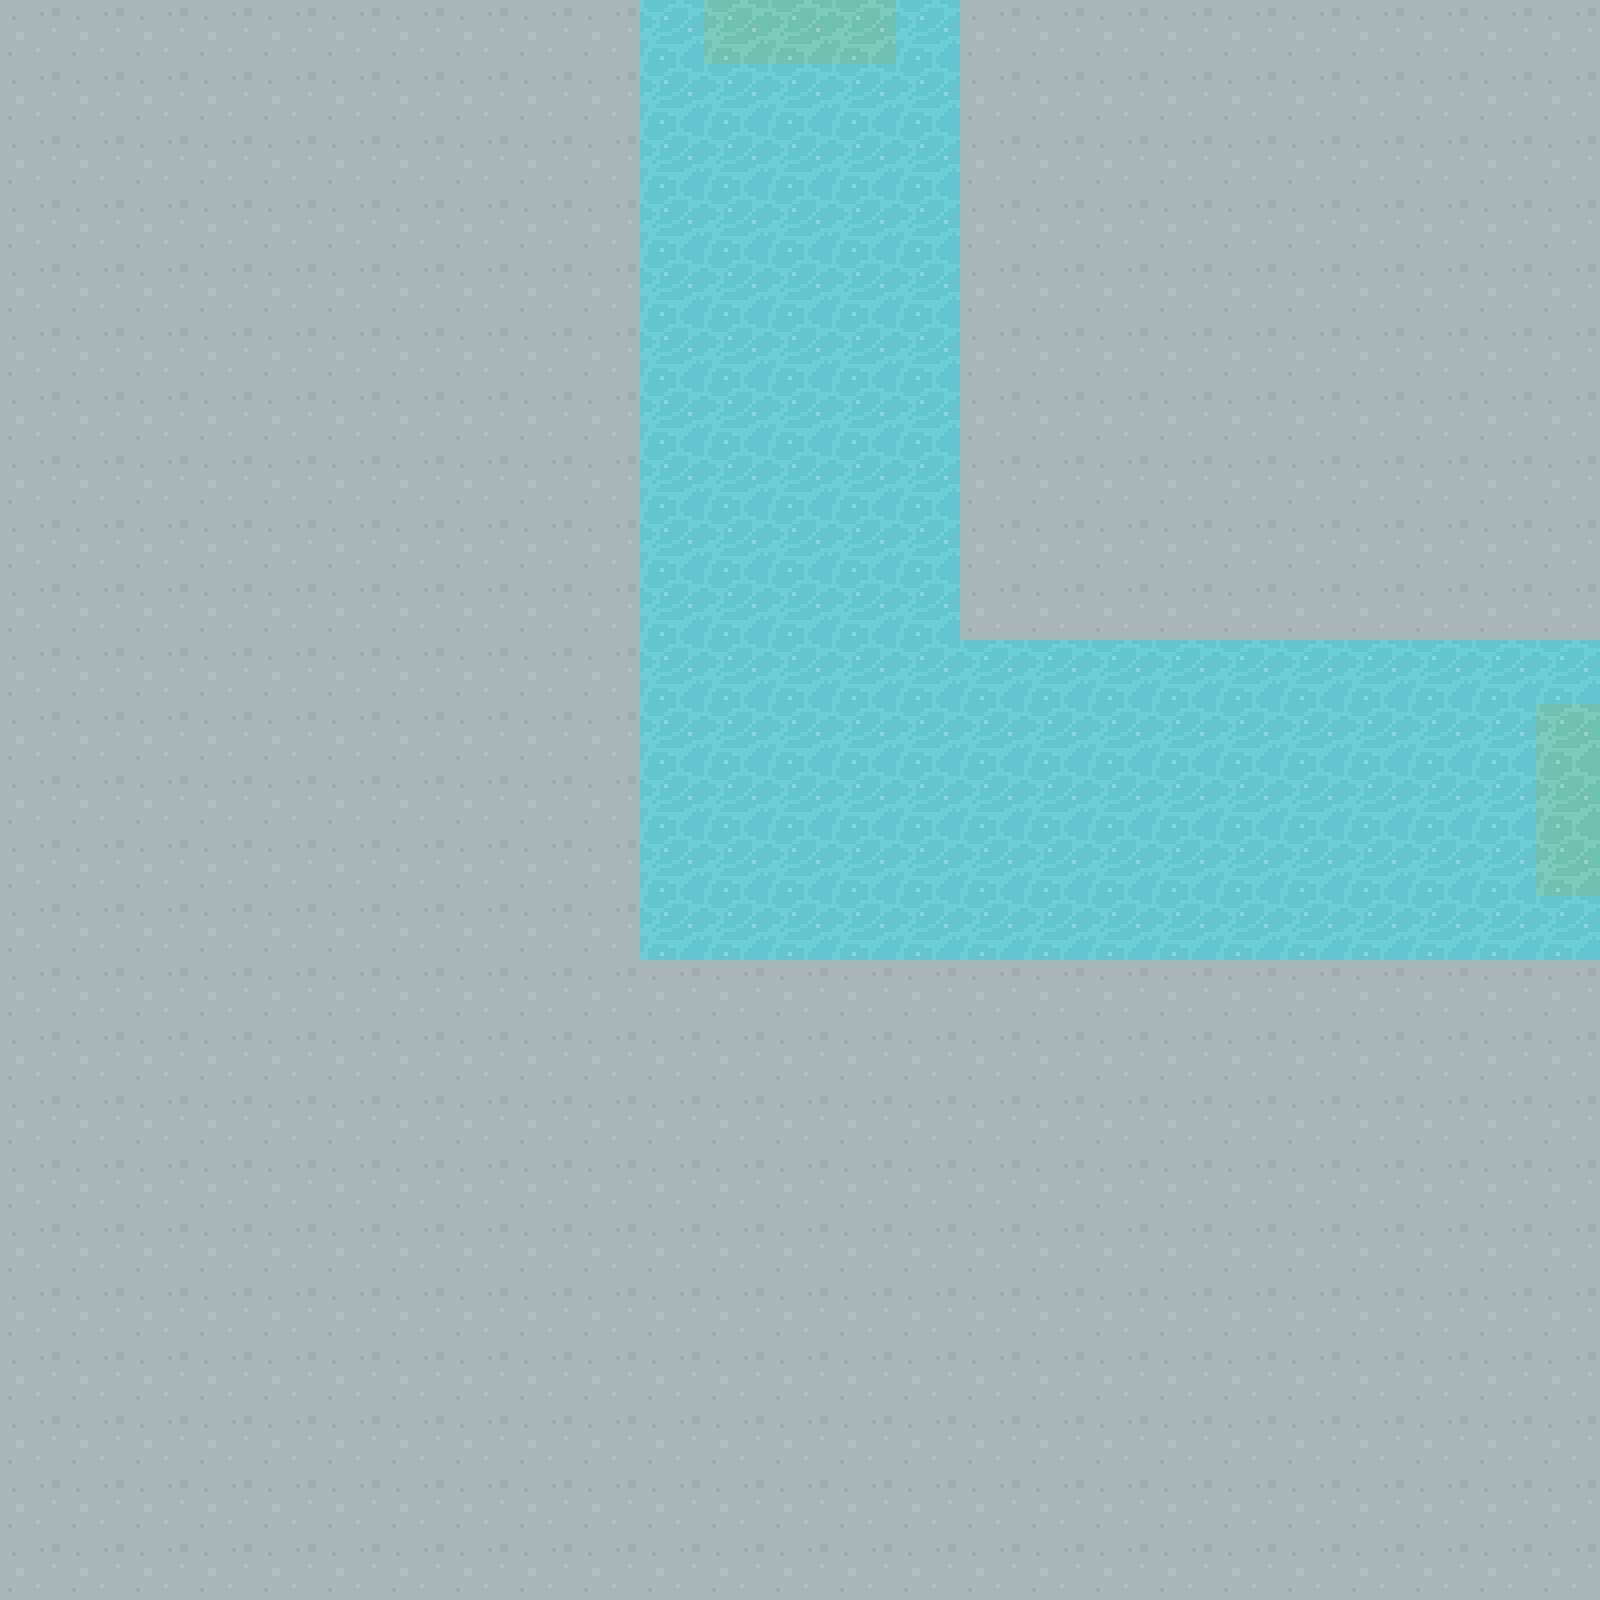

This is a level from a 2D game, rendered from its Tiled map with the project's own tilesets. A one-line summary and the complete map file follow:
An orthogonal 25x25 tile map with 64x64 px tiles, 1 tile layer (Tile Layer 1) and 11 objects (EAST, NORTH).

<map version="1.2" tiledversion="1.3.3" orientation="orthogonal" renderorder="right-down" width="25" height="25" tilewidth="64" tileheight="64" infinite="0" nextlayerid="3" nextobjectid="23">
 <tileset firstgid="1" source="../maps/64TilesheetDungeon.tsx" />
 <layer id="1" name="Tile Layer 1" width="25" height="25">
  <data encoding="csv">
68,68,68,68,68,68,68,68,68,68,321,326,326,326,321,68,68,68,68,68,68,68,68,68,68,
68,68,68,68,68,68,68,68,68,68,321,321,321,321,321,68,68,68,68,68,68,68,68,68,68,
68,68,68,68,68,68,68,68,68,68,321,321,321,321,321,68,68,68,68,68,68,68,68,68,68,
68,68,68,68,68,68,68,68,68,68,321,321,321,321,321,68,68,68,68,68,68,68,68,68,68,
68,68,68,68,68,68,68,68,68,68,321,321,321,321,321,68,68,68,68,68,68,68,68,68,68,
68,68,68,68,68,68,68,68,68,68,321,321,321,321,321,68,68,68,68,68,68,68,68,68,68,
68,68,68,68,68,68,68,68,68,68,321,321,321,321,321,68,68,68,68,68,68,68,68,68,68,
68,68,68,68,68,68,68,68,68,68,321,321,321,321,321,68,68,68,68,68,68,68,68,68,68,
68,68,68,68,68,68,68,68,68,68,321,321,321,321,321,68,68,68,68,68,68,68,68,68,68,
68,68,68,68,68,68,68,68,68,68,321,321,321,321,321,68,68,68,68,68,68,68,68,68,68,
68,68,68,68,68,68,68,68,68,68,321,321,321,321,321,321,321,321,321,321,321,321,321,321,321,
68,68,68,68,68,68,68,68,68,68,321,321,321,321,321,321,321,321,321,321,321,321,321,321,326,
68,68,68,68,68,68,68,68,68,68,321,321,321,321,321,321,321,321,321,321,321,321,321,321,326,
68,68,68,68,68,68,68,68,68,68,321,321,321,321,321,321,321,321,321,321,321,321,321,321,326,
68,68,68,68,68,68,68,68,68,68,321,321,321,321,321,321,321,321,321,321,321,321,321,321,321,
68,68,68,68,68,68,68,68,68,68,68,68,68,68,68,68,68,68,68,68,68,68,68,68,68,
68,68,68,68,68,68,68,68,68,68,68,68,68,68,68,68,68,68,68,68,68,68,68,68,68,
68,68,68,68,68,68,68,68,68,68,68,68,68,68,68,68,68,68,68,68,68,68,68,68,68,
68,68,68,68,68,68,68,68,68,68,68,68,68,68,68,68,68,68,68,68,68,68,68,68,68,
68,68,68,68,68,68,68,68,68,68,68,68,68,68,68,68,68,68,68,68,68,68,68,68,68,
68,68,68,68,68,68,68,68,68,68,68,68,68,68,68,68,68,68,68,68,68,68,68,68,68,
68,68,68,68,68,68,68,68,68,68,68,68,68,68,68,68,68,68,68,68,68,68,68,68,68,
68,68,68,68,68,68,68,68,68,68,68,68,68,68,68,68,68,68,68,68,68,68,68,68,68,
68,68,68,68,68,68,68,68,68,68,68,68,68,68,68,68,68,68,68,68,68,68,68,68,68,
68,68,68,68,68,68,68,68,68,68,68,68,68,68,68,68,68,68,68,68,68,68,68,68,68
</data>
 </layer>
 <objectgroup id="2" name="Object Layer 1">
  <object id="4" x="-127.913" y="453.829" width="1.75223" />
  <object id="10" x="-78.8505" y="131.418" />
  <object id="13" x="-115.647" y="446.82" />
  <object id="14" x="-64" y="0" width="64" height="1600" />
  <object id="15" x="0" y="-64" width="1600" height="64" />
  <object id="16" x="1600" y="0" width="64" height="1600" />
  <object id="17" x="0" y="1600" width="1600" height="64" />
  <object id="18" x="-92.8684" y="1333.45" />
  <object id="19" name="EAST" x="1536" y="704" width="64" height="192" />
  <object id="20" x="-133.17" y="199.755" />
  <object id="22" name="NORTH" x="704" y="0" width="192" height="64" />
 </objectgroup>
</map>
